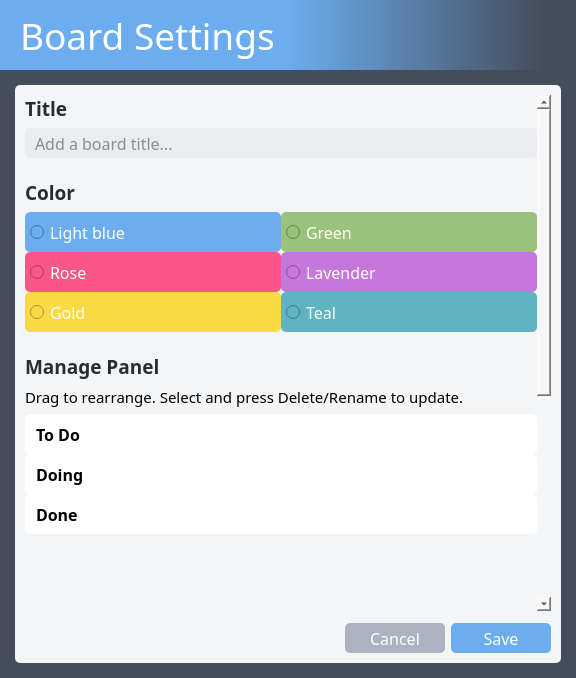
<?xml version="1.0" encoding="UTF-8"?>
<ui version="4.0">
 <class>BoardWindow</class>
 <widget class="QMainWindow" name="BoardWindow">
  <property name="geometry">
   <rect>
    <x>0</x>
    <y>0</y>
    <width>576</width>
    <height>678</height>
   </rect>
  </property>
  <property name="windowTitle">
   <string>Board Settings</string>
  </property>
  <property name="windowIcon">
   <iconset resource="../resources.qrc">
    <normaloff>:/img/resources/img/icon.png</normaloff>:/img/resources/img/icon.png</iconset>
  </property>
  <property name="styleSheet">
   <string notr="true">background-color: #454c5a;</string>
  </property>
  <property name="iconSize">
   <size>
    <width>128</width>
    <height>128</height>
   </size>
  </property>
  <widget class="QWidget" name="centralwidget">
   <layout class="QVBoxLayout" name="verticalLayout_3">
    <property name="spacing">
     <number>0</number>
    </property>
    <property name="leftMargin">
     <number>0</number>
    </property>
    <property name="topMargin">
     <number>0</number>
    </property>
    <property name="rightMargin">
     <number>0</number>
    </property>
    <property name="bottomMargin">
     <number>0</number>
    </property>
    <item>
     <widget class="QLabel" name="label_3">
      <property name="sizePolicy">
       <sizepolicy hsizetype="Preferred" vsizetype="Fixed">
        <horstretch>0</horstretch>
        <verstretch>0</verstretch>
       </sizepolicy>
      </property>
      <property name="minimumSize">
       <size>
        <width>0</width>
        <height>70</height>
       </size>
      </property>
      <property name="font">
       <font>
        <family>Torus Pro</family>
        <pointsize>28</pointsize>
       </font>
      </property>
      <property name="styleSheet">
       <string notr="true">background-color: qlineargradient(spread:pad, x1:0.5, y1:0.5, x2:0.95, y2:0.5, stop:0 rgba(107, 173, 238, 255), stop:1 rgba(69, 76, 90, 255));
color: #ffffff;
padding: 0px 0px 0px 10px;</string>
      </property>
      <property name="text">
       <string>Board Settings</string>
      </property>
      <property name="margin">
       <number>10</number>
      </property>
     </widget>
    </item>
    <item>
     <widget class="QWidget" name="widget" native="true">
      <property name="minimumSize">
       <size>
        <width>390</width>
        <height>0</height>
       </size>
      </property>
      <layout class="QVBoxLayout" name="verticalLayout_7">
       <property name="leftMargin">
        <number>15</number>
       </property>
       <property name="topMargin">
        <number>15</number>
       </property>
       <property name="rightMargin">
        <number>15</number>
       </property>
       <property name="bottomMargin">
        <number>15</number>
       </property>
       <item>
        <widget class="QWidget" name="widget" native="true">
         <property name="styleSheet">
          <string notr="true">background-color: #f4f5f7;
border-radius: 5px;</string>
         </property>
         <layout class="QVBoxLayout" name="verticalLayout">
          <property name="spacing">
           <number>12</number>
          </property>
          <property name="leftMargin">
           <number>10</number>
          </property>
          <property name="topMargin">
           <number>10</number>
          </property>
          <property name="rightMargin">
           <number>10</number>
          </property>
          <property name="bottomMargin">
           <number>10</number>
          </property>
          <item>
           <widget class="QScrollArea" name="scrollArea">
            <property name="sizePolicy">
             <sizepolicy hsizetype="Expanding" vsizetype="MinimumExpanding">
              <horstretch>0</horstretch>
              <verstretch>0</verstretch>
             </sizepolicy>
            </property>
            <property name="styleSheet">
             <string notr="true">QScrollBar:vertical {width: 10px; margin: 0px 0px 0px 0px; background-color: #acb2bf}
QScrollBar:horizontal {height: 10px; margin: 0px 0px 0px 0px; background-color: #acb2bf}</string>
            </property>
            <property name="horizontalScrollBarPolicy">
             <enum>Qt::ScrollBarAlwaysOff</enum>
            </property>
            <property name="widgetResizable">
             <bool>true</bool>
            </property>
            <widget class="QWidget" name="scrollAreaWidgetContents">
             <property name="geometry">
              <rect>
               <x>0</x>
               <y>0</y>
               <width>516</width>
               <height>871</height>
              </rect>
             </property>
             <layout class="QVBoxLayout" name="verticalLayout_4">
              <property name="spacing">
               <number>0</number>
              </property>
              <property name="leftMargin">
               <number>0</number>
              </property>
              <property name="topMargin">
               <number>0</number>
              </property>
              <property name="rightMargin">
               <number>0</number>
              </property>
              <property name="bottomMargin">
               <number>0</number>
              </property>
              <item>
               <layout class="QVBoxLayout" name="verticalLayout_8">
                <item>
                 <layout class="QVBoxLayout" name="verticalLayout_2">
                  <property name="spacing">
                   <number>6</number>
                  </property>
                  <item>
                   <widget class="QLabel" name="label">
                    <property name="font">
                     <font>
                      <family>Torus Pro</family>
                      <pointsize>14</pointsize>
                      <bold>true</bold>
                     </font>
                    </property>
                    <property name="styleSheet">
                     <string notr="true">color: #282c33;</string>
                    </property>
                    <property name="text">
                     <string>Title</string>
                    </property>
                    <property name="wordWrap">
                     <bool>true</bool>
                    </property>
                   </widget>
                  </item>
                  <item>
                   <widget class="QLineEdit" name="lineEdit_title">
                    <property name="minimumSize">
                     <size>
                      <width>0</width>
                      <height>30</height>
                     </size>
                    </property>
                    <property name="font">
                     <font>
                      <family>Noto Sans</family>
                      <pointsize>12</pointsize>
                     </font>
                    </property>
                    <property name="styleSheet">
                     <string notr="true">QLineEdit {background-color: #ebecf0; color: #282c33; border-radius: 5px; padding: 0px 8px 0px 8px}
QLineEdit:focus {background-color: #ffffff; border-color: #6badee; border-width: 1.5px; border-style: solid;; padding: 0px 6px 0px 6px}</string>
                    </property>
                    <property name="text">
                     <string/>
                    </property>
                    <property name="placeholderText">
                     <string>Add a board title...</string>
                    </property>
                   </widget>
                  </item>
                  <item>
                   <spacer name="verticalSpacer_3">
                    <property name="orientation">
                     <enum>Qt::Vertical</enum>
                    </property>
                    <property name="sizeType">
                     <enum>QSizePolicy::Fixed</enum>
                    </property>
                    <property name="sizeHint" stdset="0">
                     <size>
                      <width>20</width>
                      <height>15</height>
                     </size>
                    </property>
                   </spacer>
                  </item>
                  <item>
                   <widget class="QLabel" name="label_7">
                    <property name="font">
                     <font>
                      <family>Torus Pro</family>
                      <pointsize>14</pointsize>
                      <bold>true</bold>
                     </font>
                    </property>
                    <property name="styleSheet">
                     <string notr="true">color: #282c33;</string>
                    </property>
                    <property name="text">
                     <string>Color</string>
                    </property>
                    <property name="wordWrap">
                     <bool>true</bool>
                    </property>
                   </widget>
                  </item>
                  <item>
                   <layout class="QHBoxLayout" name="horizontalLayout_4">
                    <property name="spacing">
                     <number>0</number>
                    </property>
                    <item>
                     <layout class="QVBoxLayout" name="verticalLayout_6">
                      <property name="spacing">
                       <number>0</number>
                      </property>
                      <item>
                       <widget class="QRadioButton" name="btn_color_1">
                        <property name="minimumSize">
                         <size>
                          <width>120</width>
                          <height>40</height>
                         </size>
                        </property>
                        <property name="font">
                         <font>
                          <family>Torus Pro</family>
                          <pointsize>12</pointsize>
                         </font>
                        </property>
                        <property name="cursor">
                         <cursorShape>PointingHandCursor</cursorShape>
                        </property>
                        <property name="focusPolicy">
                         <enum>Qt::TabFocus</enum>
                        </property>
                        <property name="styleSheet">
                         <string notr="true">QRadioButton {background-color: #6badee; color: #ffffff; padding: 0px 5px 0px 5px;}
QRadioButton:focus {border-color: #000000; border-width: 1.5px; border-style: solid; padding: 0px 3px 0px 3px;}</string>
                        </property>
                        <property name="text">
                         <string>Light blue</string>
                        </property>
                       </widget>
                      </item>
                      <item>
                       <widget class="QRadioButton" name="btn_color_2">
                        <property name="minimumSize">
                         <size>
                          <width>120</width>
                          <height>40</height>
                         </size>
                        </property>
                        <property name="font">
                         <font>
                          <family>Torus Pro</family>
                          <pointsize>12</pointsize>
                         </font>
                        </property>
                        <property name="cursor">
                         <cursorShape>PointingHandCursor</cursorShape>
                        </property>
                        <property name="focusPolicy">
                         <enum>Qt::TabFocus</enum>
                        </property>
                        <property name="styleSheet">
                         <string notr="true">QRadioButton {background-color: #fb568a; color: #ffffff; padding: 0px 5px 0px 5px;}
QRadioButton:focus {border-color: #000000; border-width: 1.5px; border-style: solid; padding: 0px 3px 0px 3px;}</string>
                        </property>
                        <property name="text">
                         <string>Rose</string>
                        </property>
                       </widget>
                      </item>
                      <item>
                       <widget class="QRadioButton" name="btn_color_3">
                        <property name="minimumSize">
                         <size>
                          <width>120</width>
                          <height>40</height>
                         </size>
                        </property>
                        <property name="font">
                         <font>
                          <family>Torus Pro</family>
                          <pointsize>12</pointsize>
                         </font>
                        </property>
                        <property name="cursor">
                         <cursorShape>PointingHandCursor</cursorShape>
                        </property>
                        <property name="focusPolicy">
                         <enum>Qt::TabFocus</enum>
                        </property>
                        <property name="styleSheet">
                         <string notr="true">QRadioButton {background-color: #fbd945; color: #ffffff; padding: 0px 5px 0px 5px;}
QRadioButton:focus {border-color: #000000; border-width: 1.5px; border-style: solid; padding: 0px 3px 0px 3px;}</string>
                        </property>
                        <property name="text">
                         <string>Gold</string>
                        </property>
                       </widget>
                      </item>
                     </layout>
                    </item>
                    <item>
                     <layout class="QVBoxLayout" name="verticalLayout_5">
                      <property name="spacing">
                       <number>0</number>
                      </property>
                      <item>
                       <widget class="QRadioButton" name="btn_color_4">
                        <property name="minimumSize">
                         <size>
                          <width>120</width>
                          <height>40</height>
                         </size>
                        </property>
                        <property name="font">
                         <font>
                          <family>Torus Pro</family>
                          <pointsize>12</pointsize>
                         </font>
                        </property>
                        <property name="cursor">
                         <cursorShape>PointingHandCursor</cursorShape>
                        </property>
                        <property name="focusPolicy">
                         <enum>Qt::TabFocus</enum>
                        </property>
                        <property name="styleSheet">
                         <string notr="true">QRadioButton {background-color: #99c37b; color: #ffffff; padding: 0px 5px 0px 5px;}
QRadioButton:focus {border-color: #000000; border-width: 1.5px; border-style: solid; padding: 0px 3px 0px 3px;}</string>
                        </property>
                        <property name="text">
                         <string>Green</string>
                        </property>
                       </widget>
                      </item>
                      <item>
                       <widget class="QRadioButton" name="btn_color_5">
                        <property name="minimumSize">
                         <size>
                          <width>120</width>
                          <height>40</height>
                         </size>
                        </property>
                        <property name="font">
                         <font>
                          <family>Torus Pro</family>
                          <pointsize>12</pointsize>
                         </font>
                        </property>
                        <property name="cursor">
                         <cursorShape>PointingHandCursor</cursorShape>
                        </property>
                        <property name="focusPolicy">
                         <enum>Qt::TabFocus</enum>
                        </property>
                        <property name="styleSheet">
                         <string notr="true">QRadioButton {background-color: #c577dc; color: #ffffff; padding: 0px 5px 0px 5px;}
QRadioButton:focus {border-color: #000000; border-width: 1.5px; border-style: solid; padding: 0px 3px 0px 3px;}</string>
                        </property>
                        <property name="text">
                         <string>Lavender</string>
                        </property>
                       </widget>
                      </item>
                      <item>
                       <widget class="QRadioButton" name="btn_color_6">
                        <property name="minimumSize">
                         <size>
                          <width>120</width>
                          <height>40</height>
                         </size>
                        </property>
                        <property name="font">
                         <font>
                          <family>Torus Pro</family>
                          <pointsize>12</pointsize>
                         </font>
                        </property>
                        <property name="cursor">
                         <cursorShape>PointingHandCursor</cursorShape>
                        </property>
                        <property name="focusPolicy">
                         <enum>Qt::TabFocus</enum>
                        </property>
                        <property name="styleSheet">
                         <string notr="true">QRadioButton {background-color: #5eb5c1; color: #ffffff; padding: 0px 5px 0px 5px;}
QRadioButton:focus {border-color: #000000; border-width: 1.5px; border-style: solid; padding: 0px 3px 0px 3px;}</string>
                        </property>
                        <property name="text">
                         <string>Teal</string>
                        </property>
                       </widget>
                      </item>
                     </layout>
                    </item>
                   </layout>
                  </item>
                  <item>
                   <spacer name="verticalSpacer_2">
                    <property name="orientation">
                     <enum>Qt::Vertical</enum>
                    </property>
                    <property name="sizeType">
                     <enum>QSizePolicy::Fixed</enum>
                    </property>
                    <property name="sizeHint" stdset="0">
                     <size>
                      <width>20</width>
                      <height>15</height>
                     </size>
                    </property>
                   </spacer>
                  </item>
                  <item>
                   <widget class="QLabel" name="label_8">
                    <property name="font">
                     <font>
                      <family>Torus Pro</family>
                      <pointsize>14</pointsize>
                      <bold>true</bold>
                     </font>
                    </property>
                    <property name="styleSheet">
                     <string notr="true">color: #282c33;</string>
                    </property>
                    <property name="text">
                     <string>Manage Panel</string>
                    </property>
                    <property name="wordWrap">
                     <bool>true</bool>
                    </property>
                   </widget>
                  </item>
                  <item>
                   <widget class="QLabel" name="label_2">
                    <property name="font">
                     <font>
                      <family>Torus Pro</family>
                      <pointsize>11</pointsize>
                     </font>
                    </property>
                    <property name="text">
                     <string>Drag to rearrange. Select and press Delete/Rename to update.</string>
                    </property>
                    <property name="wordWrap">
                     <bool>true</bool>
                    </property>
                   </widget>
                  </item>
                  <item>
                   <widget class="QListWidget" name="listWidget_manage_list">
                    <property name="font">
                     <font>
                      <family>Torus Pro</family>
                      <pointsize>12</pointsize>
                      <bold>true</bold>
                     </font>
                    </property>
                    <property name="focusPolicy">
                     <enum>Qt::TabFocus</enum>
                    </property>
                    <property name="styleSheet">
                     <string notr="true">QListWidget::item {height: 40px; padding: 0px 8px 0px 8px}
QListWidget::item {background-color: #ffffff; color: #000000; border-radius: 5px}
QListWidget::item:hover {background-color: #e2e4e9; color: #000000}
QListWidget::item:selected {background-color: #cccccc; color: #000000}
QListWidget::item:focus {background-color: #cccccc; color: #000000}
QScrollBar:vertical {width: 10px; margin: 0px 0px 0px 0px; background-color: #acb2bf}</string>
                    </property>
                    <property name="frameShape">
                     <enum>QFrame::NoFrame</enum>
                    </property>
                    <property name="dragEnabled">
                     <bool>true</bool>
                    </property>
                    <property name="dragDropMode">
                     <enum>QAbstractItemView::InternalMove</enum>
                    </property>
                    <property name="defaultDropAction">
                     <enum>Qt::MoveAction</enum>
                    </property>
                    <property name="selectionMode">
                     <enum>QAbstractItemView::ExtendedSelection</enum>
                    </property>
                    <property name="verticalScrollMode">
                     <enum>QAbstractItemView::ScrollPerPixel</enum>
                    </property>
                    <property name="horizontalScrollMode">
                     <enum>QAbstractItemView::ScrollPerPixel</enum>
                    </property>
                    <property name="isWrapping" stdset="0">
                     <bool>false</bool>
                    </property>
                    <property name="spacing">
                     <number>5</number>
                    </property>
                    <property name="uniformItemSizes">
                     <bool>true</bool>
                    </property>
                    <property name="wordWrap">
                     <bool>true</bool>
                    </property>
                    <property name="selectionRectVisible">
                     <bool>true</bool>
                    </property>
                    <item>
                     <property name="text">
                      <string>To Do</string>
                     </property>
                     <property name="flags">
                      <set>ItemIsSelectable|ItemIsEditable|ItemIsDragEnabled|ItemIsUserCheckable|ItemIsEnabled</set>
                     </property>
                    </item>
                    <item>
                     <property name="text">
                      <string>Doing</string>
                     </property>
                     <property name="flags">
                      <set>ItemIsSelectable|ItemIsEditable|ItemIsDragEnabled|ItemIsUserCheckable|ItemIsEnabled</set>
                     </property>
                    </item>
                    <item>
                     <property name="text">
                      <string>Done</string>
                     </property>
                     <property name="flags">
                      <set>ItemIsSelectable|ItemIsEditable|ItemIsDragEnabled|ItemIsUserCheckable|ItemIsEnabled</set>
                     </property>
                    </item>
                   </widget>
                  </item>
                  <item>
                   <layout class="QHBoxLayout" name="horizontalLayout_5">
                    <item>
                     <widget class="QPushButton" name="btn_delete">
                      <property name="sizePolicy">
                       <sizepolicy hsizetype="Fixed" vsizetype="Fixed">
                        <horstretch>0</horstretch>
                        <verstretch>0</verstretch>
                       </sizepolicy>
                      </property>
                      <property name="minimumSize">
                       <size>
                        <width>140</width>
                        <height>30</height>
                       </size>
                      </property>
                      <property name="font">
                       <font>
                        <family>Torus Pro</family>
                        <pointsize>12</pointsize>
                       </font>
                      </property>
                      <property name="cursor">
                       <cursorShape>PointingHandCursor</cursorShape>
                      </property>
                      <property name="focusPolicy">
                       <enum>Qt::TabFocus</enum>
                      </property>
                      <property name="styleSheet">
                       <string notr="true">QPushButton {background-color: #d63a3e; color: #ffffff; border-radius: 5px}
QPushButton:hover {background-color: #9e2a2a;}
QPushButton:focus {border-color: #000000; border-width: 1.5px; border-style: solid;}</string>
                      </property>
                      <property name="text">
                       <string>Delete List</string>
                      </property>
                     </widget>
                    </item>
                    <item>
                     <widget class="QPushButton" name="btn_rename">
                      <property name="sizePolicy">
                       <sizepolicy hsizetype="Fixed" vsizetype="Fixed">
                        <horstretch>0</horstretch>
                        <verstretch>0</verstretch>
                       </sizepolicy>
                      </property>
                      <property name="minimumSize">
                       <size>
                        <width>140</width>
                        <height>30</height>
                       </size>
                      </property>
                      <property name="font">
                       <font>
                        <family>Torus Pro</family>
                        <pointsize>12</pointsize>
                       </font>
                      </property>
                      <property name="cursor">
                       <cursorShape>PointingHandCursor</cursorShape>
                      </property>
                      <property name="focusPolicy">
                       <enum>Qt::TabFocus</enum>
                      </property>
                      <property name="styleSheet">
                       <string notr="true">QPushButton {background-color: #6badee; color: #ffffff; border-radius: 5px}
QPushButton:hover {background-color: #5487bb;}
QPushButton:focus {border-color: #000000; border-width: 1.5px; border-style: solid;}</string>
                      </property>
                      <property name="text">
                       <string>Rename List</string>
                      </property>
                     </widget>
                    </item>
                    <item>
                     <spacer name="horizontalSpacer_3">
                      <property name="orientation">
                       <enum>Qt::Horizontal</enum>
                      </property>
                      <property name="sizeHint" stdset="0">
                       <size>
                        <width>40</width>
                        <height>20</height>
                       </size>
                      </property>
                     </spacer>
                    </item>
                   </layout>
                  </item>
                  <item>
                   <spacer name="verticalSpacer">
                    <property name="orientation">
                     <enum>Qt::Vertical</enum>
                    </property>
                    <property name="sizeType">
                     <enum>QSizePolicy::Fixed</enum>
                    </property>
                    <property name="sizeHint" stdset="0">
                     <size>
                      <width>20</width>
                      <height>15</height>
                     </size>
                    </property>
                   </spacer>
                  </item>
                  <item>
                   <widget class="QLabel" name="label_9">
                    <property name="font">
                     <font>
                      <family>Torus Pro</family>
                      <pointsize>14</pointsize>
                      <bold>true</bold>
                     </font>
                    </property>
                    <property name="styleSheet">
                     <string notr="true">color: #282c33;</string>
                    </property>
                    <property name="text">
                     <string>Manage Member</string>
                    </property>
                    <property name="wordWrap">
                     <bool>true</bool>
                    </property>
                   </widget>
                  </item>
                  <item>
                   <widget class="QLabel" name="label_4">
                    <property name="font">
                     <font>
                      <family>Torus Pro</family>
                      <pointsize>11</pointsize>
                     </font>
                    </property>
                    <property name="text">
                     <string>Member can have access to this board. Select and press Delete Member to remove access.</string>
                    </property>
                    <property name="wordWrap">
                     <bool>true</bool>
                    </property>
                   </widget>
                  </item>
                  <item>
                   <widget class="QListWidget" name="listWidget_manage_member">
                    <property name="font">
                     <font>
                      <family>Torus Pro</family>
                      <pointsize>12</pointsize>
                      <bold>true</bold>
                     </font>
                    </property>
                    <property name="focusPolicy">
                     <enum>Qt::TabFocus</enum>
                    </property>
                    <property name="styleSheet">
                     <string notr="true">QListWidget::item {height: 40px; padding: 0px 8px 0px 8px}
QListWidget::item {background-color: #ffffff; color: #000000; border-radius: 5px}
QListWidget::item:hover {background-color: #e2e4e9; color: #000000}
QListWidget::item:selected {background-color: #cccccc; color: #000000}
QListWidget::item:focus {background-color: #cccccc; color: #000000}
QScrollBar:vertical {width: 10px; margin: 0px 0px 0px 0px; background-color: #acb2bf}</string>
                    </property>
                    <property name="frameShape">
                     <enum>QFrame::NoFrame</enum>
                    </property>
                    <property name="editTriggers">
                     <set>QAbstractItemView::NoEditTriggers</set>
                    </property>
                    <property name="showDropIndicator" stdset="0">
                     <bool>false</bool>
                    </property>
                    <property name="dragEnabled">
                     <bool>false</bool>
                    </property>
                    <property name="selectionMode">
                     <enum>QAbstractItemView::ExtendedSelection</enum>
                    </property>
                    <property name="verticalScrollMode">
                     <enum>QAbstractItemView::ScrollPerPixel</enum>
                    </property>
                    <property name="horizontalScrollMode">
                     <enum>QAbstractItemView::ScrollPerPixel</enum>
                    </property>
                    <property name="isWrapping" stdset="0">
                     <bool>false</bool>
                    </property>
                    <property name="spacing">
                     <number>5</number>
                    </property>
                    <property name="uniformItemSizes">
                     <bool>true</bool>
                    </property>
                    <property name="wordWrap">
                     <bool>true</bool>
                    </property>
                    <property name="selectionRectVisible">
                     <bool>true</bool>
                    </property>
                    <property name="sortingEnabled">
                     <bool>true</bool>
                    </property>
                    <item>
                     <property name="text">
                      <string>beam</string>
                     </property>
                     <property name="flags">
                      <set>ItemIsSelectable|ItemIsEditable|ItemIsDragEnabled|ItemIsUserCheckable|ItemIsEnabled</set>
                     </property>
                    </item>
                    <item>
                     <property name="text">
                      <string>illya</string>
                     </property>
                     <property name="flags">
                      <set>ItemIsSelectable|ItemIsEditable|ItemIsDragEnabled|ItemIsUserCheckable|ItemIsEnabled</set>
                     </property>
                    </item>
                    <item>
                     <property name="text">
                      <string>spiral</string>
                     </property>
                     <property name="flags">
                      <set>ItemIsSelectable|ItemIsEditable|ItemIsDragEnabled|ItemIsUserCheckable|ItemIsEnabled</set>
                     </property>
                    </item>
                   </widget>
                  </item>
                  <item>
                   <layout class="QHBoxLayout" name="horizontalLayout_2">
                    <item>
                     <widget class="QPushButton" name="btn_add_member">
                      <property name="sizePolicy">
                       <sizepolicy hsizetype="Fixed" vsizetype="Fixed">
                        <horstretch>0</horstretch>
                        <verstretch>0</verstretch>
                       </sizepolicy>
                      </property>
                      <property name="minimumSize">
                       <size>
                        <width>150</width>
                        <height>30</height>
                       </size>
                      </property>
                      <property name="font">
                       <font>
                        <family>Torus Pro</family>
                        <pointsize>12</pointsize>
                       </font>
                      </property>
                      <property name="cursor">
                       <cursorShape>PointingHandCursor</cursorShape>
                      </property>
                      <property name="focusPolicy">
                       <enum>Qt::TabFocus</enum>
                      </property>
                      <property name="styleSheet">
                       <string notr="true">QPushButton {background-color: #6badee; color: #ffffff; border-radius: 5px}
QPushButton:hover {background-color: #5487bb;}
QPushButton:focus {border-color: #000000; border-width: 1.5px; border-style: solid;}</string>
                      </property>
                      <property name="text">
                       <string>Add Member</string>
                      </property>
                     </widget>
                    </item>
                    <item>
                     <widget class="QPushButton" name="btn_delete_member">
                      <property name="sizePolicy">
                       <sizepolicy hsizetype="Fixed" vsizetype="Fixed">
                        <horstretch>0</horstretch>
                        <verstretch>0</verstretch>
                       </sizepolicy>
                      </property>
                      <property name="minimumSize">
                       <size>
                        <width>170</width>
                        <height>30</height>
                       </size>
                      </property>
                      <property name="font">
                       <font>
                        <family>Torus Pro</family>
                        <pointsize>12</pointsize>
                       </font>
                      </property>
                      <property name="cursor">
                       <cursorShape>PointingHandCursor</cursorShape>
                      </property>
                      <property name="focusPolicy">
                       <enum>Qt::TabFocus</enum>
                      </property>
                      <property name="styleSheet">
                       <string notr="true">QPushButton {background-color: #d63a3e; color: #ffffff; border-radius: 5px}
QPushButton:hover {background-color: #9e2a2a;}
QPushButton:focus {border-color: #000000; border-width: 1.5px; border-style: solid;}</string>
                      </property>
                      <property name="text">
                       <string>Delete Member</string>
                      </property>
                     </widget>
                    </item>
                    <item>
                     <spacer name="horizontalSpacer_2">
                      <property name="orientation">
                       <enum>Qt::Horizontal</enum>
                      </property>
                      <property name="sizeHint" stdset="0">
                       <size>
                        <width>40</width>
                        <height>20</height>
                       </size>
                      </property>
                     </spacer>
                    </item>
                   </layout>
                  </item>
                 </layout>
                </item>
               </layout>
              </item>
             </layout>
            </widget>
           </widget>
          </item>
          <item>
           <layout class="QHBoxLayout" name="horizontalLayout">
            <property name="spacing">
             <number>6</number>
            </property>
            <item>
             <spacer name="horizontalSpacer">
              <property name="orientation">
               <enum>Qt::Horizontal</enum>
              </property>
              <property name="sizeHint" stdset="0">
               <size>
                <width>40</width>
                <height>20</height>
               </size>
              </property>
             </spacer>
            </item>
            <item>
             <widget class="QPushButton" name="btn_cancel">
              <property name="sizePolicy">
               <sizepolicy hsizetype="Fixed" vsizetype="Fixed">
                <horstretch>0</horstretch>
                <verstretch>0</verstretch>
               </sizepolicy>
              </property>
              <property name="minimumSize">
               <size>
                <width>100</width>
                <height>30</height>
               </size>
              </property>
              <property name="font">
               <font>
                <family>Torus Pro</family>
                <pointsize>12</pointsize>
               </font>
              </property>
              <property name="cursor">
               <cursorShape>PointingHandCursor</cursorShape>
              </property>
              <property name="focusPolicy">
               <enum>Qt::TabFocus</enum>
              </property>
              <property name="styleSheet">
               <string notr="true">QPushButton {background-color: #acb2bf; color: #ffffff; border-radius: 5px}
QPushButton:hover {background-color: #7e828c;}
QPushButton:focus {border-color: #000000; border-width: 1.5px; border-style: solid;}</string>
              </property>
              <property name="text">
               <string>Cancel</string>
              </property>
             </widget>
            </item>
            <item>
             <widget class="QPushButton" name="btn_save">
              <property name="sizePolicy">
               <sizepolicy hsizetype="Fixed" vsizetype="Fixed">
                <horstretch>0</horstretch>
                <verstretch>0</verstretch>
               </sizepolicy>
              </property>
              <property name="minimumSize">
               <size>
                <width>100</width>
                <height>30</height>
               </size>
              </property>
              <property name="font">
               <font>
                <family>Torus Pro</family>
                <pointsize>12</pointsize>
               </font>
              </property>
              <property name="cursor">
               <cursorShape>PointingHandCursor</cursorShape>
              </property>
              <property name="focusPolicy">
               <enum>Qt::TabFocus</enum>
              </property>
              <property name="styleSheet">
               <string notr="true">QPushButton {background-color: #6badee; color: #ffffff; border-radius: 5px}
QPushButton:hover {background-color: #5487bb;}
QPushButton:focus {border-color: #000000; border-width: 1.5px; border-style: solid;}</string>
              </property>
              <property name="text">
               <string>Save</string>
              </property>
             </widget>
            </item>
           </layout>
          </item>
         </layout>
        </widget>
       </item>
      </layout>
     </widget>
    </item>
   </layout>
  </widget>
 </widget>
 <tabstops>
  <tabstop>lineEdit_title</tabstop>
  <tabstop>btn_color_1</tabstop>
  <tabstop>btn_color_2</tabstop>
  <tabstop>btn_color_3</tabstop>
  <tabstop>btn_color_4</tabstop>
  <tabstop>btn_color_5</tabstop>
  <tabstop>btn_color_6</tabstop>
  <tabstop>listWidget_manage_list</tabstop>
  <tabstop>btn_delete</tabstop>
  <tabstop>btn_rename</tabstop>
  <tabstop>listWidget_manage_member</tabstop>
  <tabstop>btn_add_member</tabstop>
  <tabstop>btn_delete_member</tabstop>
  <tabstop>btn_cancel</tabstop>
  <tabstop>btn_save</tabstop>
  <tabstop>scrollArea</tabstop>
 </tabstops>
 <resources>
  <include location="../resources.qrc"/>
 </resources>
 <connections/>
</ui>
